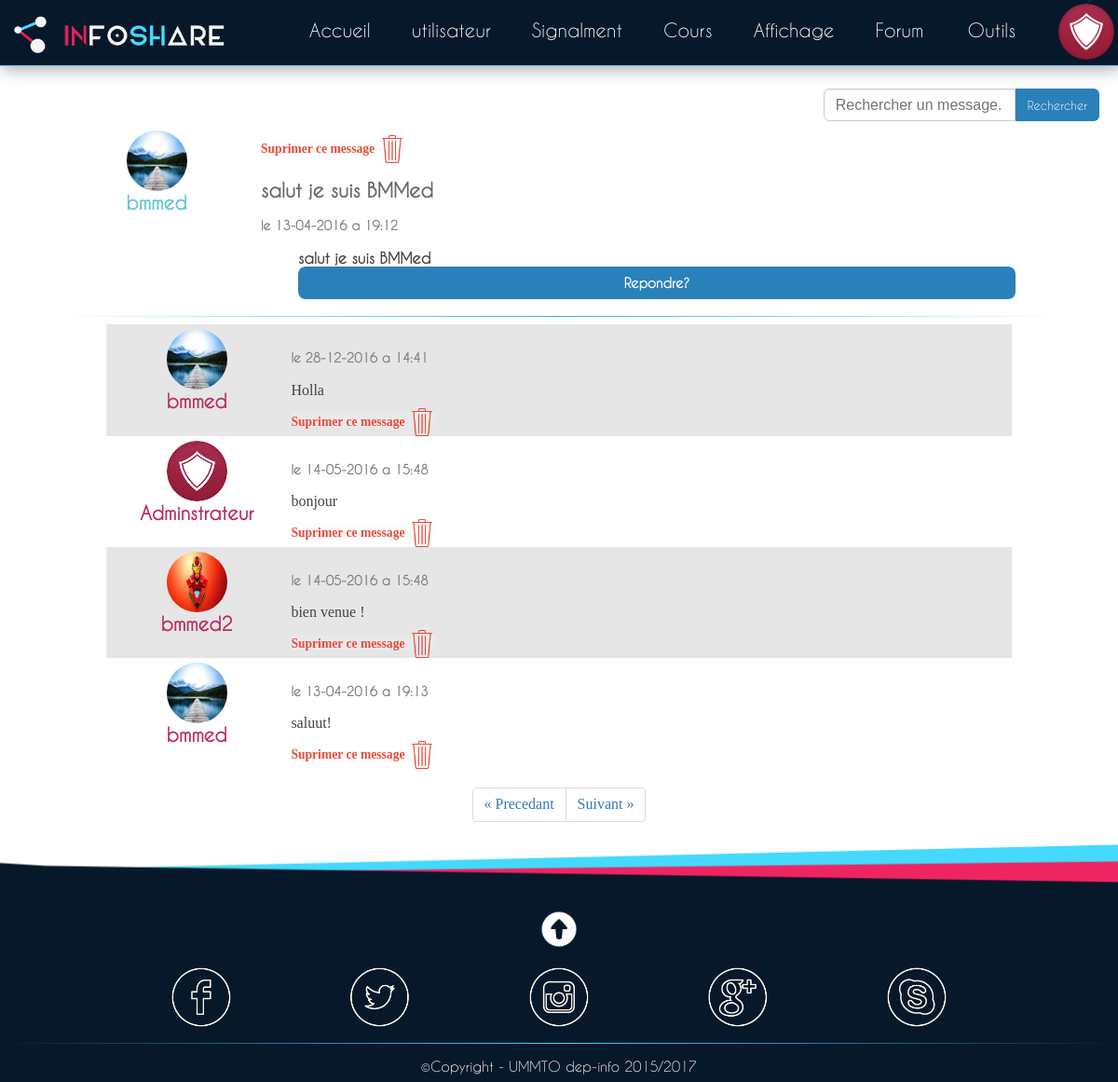
Page /admin/forum_admin/forum_reponce.php?id_msg=30 on the committed database.
### tables this page shows
CREATE TABLE `user` (
  `user_id` int(11) NOT NULL AUTO_INCREMENT,
  `user_pseudo` varchar(30) NOT NULL,
  `user_nom` varchar(50) NOT NULL,
  `user_prenom` varchar(50) NOT NULL,
  `user_date_nais` date NOT NULL,
  `user_sexe` char(1) NOT NULL,
  `user_annee_univ` varchar(2) NOT NULL,
  `user_email` varchar(50) NOT NULL,
  `user_m_p` varchar(250) NOT NULL,
  `user_img_path` varchar(100) NOT NULL,
  `user_date_insc` datetime NOT NULL,
  PRIMARY KEY (`user_id`),
  UNIQUE KEY `user_pseudo` (`user_pseudo`,`user_email`,`user_img_path`),
  KEY `user_id` (`user_id`)
);

CREATE TABLE `msg` (
  `msg_id` int(11) NOT NULL AUTO_INCREMENT,
  `msg_user_id` int(11) NOT NULL,
  `msg_user_pseudo` varchar(50) NOT NULL,
  `msg_date_pub` datetime NOT NULL,
  `msg_titre` varchar(255) NOT NULL,
  `msg_texte` text NOT NULL,
  PRIMARY KEY (`msg_id`),
  KEY `msg_user_id` (`msg_user_id`),
  KEY `msg_id` (`msg_id`)
);

CREATE TABLE `rep_msg` (
  `rep_id` int(11) NOT NULL AUTO_INCREMENT,
  `rep_user_id` int(11) NOT NULL,
  `rep_user_pseudo` varchar(50) NOT NULL,
  `rep_msg_id` int(11) NOT NULL,
  `rep_date_pub` datetime NOT NULL,
  `rep_texte` text NOT NULL,
  PRIMARY KEY (`rep_id`),
  KEY `rep_msg_id` (`rep_msg_id`),
  KEY `rep_msg_id_2` (`rep_msg_id`)
);

### public_html/admin/forum_admin/forum_reponce.php (the view, shortened to what this page needs)
<!DOCTYPE html>
<html>
  <head>
    <link rel="stylesheet" href="../../css/gle/gle.css">
    <link rel="stylesheet" 	 media="only screen and (min-width:901px) "		 			 href="../../css/gle/gle_large.css">
    <link rel="stylesheet"   media="only screen and (min-width:601px) and (max-width:900px)" href="../../css/gle/gle_medium.css">
    <link rel="stylesheet"   media="only screen and (min-width:100px) and (max-width:600px)" href="../../css/gle/gle_small.css">
    <link rel="stylesheet" href="./css/forum.css">
    <link rel="stylesheet" href="../css_admin/utilisateur.css">
    <link rel="stylesheet" href="./css/forum_rep.css">
  </head>
  <body>
    <?php
include('./page_element/header01.php');
    ?>
    <?php
include('./page_element/box_user.php');
    ?>
    <div class="contenaire_milieu">
      <div class="contenair_forum_rech" >
        <form action="./forum_admin.php" method="get">
          <input type="text" name="txt_rech" class="champ_rech" placeholder="Rechercher un message...">
          <input type="submit" value="Rechercher" class="btn_rech">
        </form>
      </div>
      <div class="contenair_msg">
        <?php
if(isset($_GET['id_msg'])){
  $msg_id=$_GET['id_msg'];
  include('../php_server_admin/cnx_db.php');
  $msg_all=$bdd->query("SELECT *  FROM msg WHERE msg_id='$msg_id'");
  $msg_unit=$msg_all->fetch();
  $id_user=$msg_unit['msg_user_id'];
  $user_all=$bdd->query("SELECT *  FROM user WHERE user_id='$id_user'" );
  $user_unit=$user_all->fetch();
  $date = date_create($msg_unit['msg_date_pub']);
  if($id_user==-1){$img='/img/admin.png';}
  else $img=$user_unit['user_img_path'];
  echo('<div class="msg_item res_dif">
          <div class="msg_info">
            <img src="../..' .$img.'">
            <h2 class="msg_user">' .$msg_unit['msg_user_pseudo'].'</h2>
          </div>
          <div class="msg">
                                <div class="contenaire_sup">
              <div class="slide_sup">
                <h2>Suprimer ce message</h2>
                <img src="../../img/close.png">
              </div>
              <div class="box_sup">
                <h3>Voulez vous vraiment suprimer ce message ?</h3>
                <div class="btn_sup_oui">
                  <img src="../../img/oui.png">
                  <h2>OUI</h2>
                </div>
                <div class="btn_sup_non">
                  <img src="../../img/non.png">
                  <h2>NON</h2>
                </div>
              </div>
              <div class="box_sup_valide">
                <form method="post" action="../php_server_admin/sup_msg.php" class="form_sup">
                  <input type="hidden" value="'.$msg_unit['msg_id'].'" name="sup_id" >
                  <input type="submit" value="suprimer">
                </form>
              </div>
            </div>
            <h2 class="msg_titre">'.$msg_unit['msg_titre'].'</h2>
            <h4 class="msg_date">le '.date_format($date, 'd-m-Y').' a '.date_format($date, 'H:i').'</h4>
            <div class="detail_msg">
              <p class="msg_cont">' .$msg_unit['msg_texte'].' </p>
              <div class="btn_rep">
                <h2>Repondre?</h2>
              </div>
              <div class="rep_form">
                <input type="hidden" value="' .$msg_unit['msg_id'].'" name="id_msg" id="id_msg">
                <textarea rows="3"  name="reponce" placeholder="Votre reponce..." class="reponce"></textarea>
                <input type="submit" value="Repondre" class="btn_repondre">
              </div>
            </div>
          </div>
          <hr class="ligne_fin">
        </div>
');
}
else
{
  echo('pas de message ');
}
        ?>
      </div>
      <div class="contenair_rep">
        <?php
include('../php_server_admin/rech_rep.php');
        ?>
      </div>
      <?php
include('../page_element_admin/pagin.php');
      ?>
    </div>
    <?php
include('./page_element/footer.php');
    ?>
  </body>
</html>

### public_html/admin/php_server_admin/rech_rep.php (shortened to what this page needs)
<?php
	$nbr_p_page=8;
	if(!isset($_GET['page'])){
		$debut=0;
	}
	else
	{
		$debut=($_GET['page']-1)*($nbr_p_page);
		$page=$_GET['page'];
	}
  $msg_id=$_GET['id_msg'];
include('cnx_db.php');
  $rep_all=$bdd->query("SELECT *  FROM rep_msg WHERE rep_msg_id='$msg_id'  ORDER BY  `rep_date_pub` DESC  LIMIT $debut ,$nbr_p_page");
while($rep_unit=$rep_all->fetch())
{
  $date = date_create($rep_unit['rep_date_pub']);
  $id_user=$rep_unit['rep_user_id'];
  $user_all=$bdd->query("SELECT *  FROM user WHERE user_id='$id_user'" );
  $user_unit=$user_all->fetch();
         if($id_user==-1){$img='/img/admin.png';}
  else $img=$user_unit['user_img_path'];
  echo('
          <div class="rep_item res_dif">
            <div class="rep_info">
              <img src="../..' .$img.'">
              <h2 class="msg_user">' .$rep_unit['rep_user_pseudo'].'</h2>
            </div>
            <div class="rep">
            <h4 class="msg_date">le '.date_format($date, 'd-m-Y').' a '.date_format($date, 'H:i').'</h4>
                <p class="rep_cont"> ' .$rep_unit['rep_texte'].' </p>
                      <div class="contenaire_sup">
              <div class="slide_sup">
                <h2>Suprimer ce message</h2>
                <img src="../../img/close.png">
              </div>
              <div class="box_sup">
                <h3>Voulez vous vraiment suprimer ce message ?</h3>
                <div class="btn_sup_oui">
                  <img src="../../img/oui.png">
                  <h2>OUI</h2>
                </div>
                <div class="btn_sup_non">
                  <img src="../../img/non.png">
                  <h2>NON</h2>
                </div>
              </div>
              <div class="box_sup_valide">
                <form method="post" action="../php_server_admin/sup_rep.php" class="form_sup">
                  <input type="hidden" value="'.$rep_unit['rep_id'].'" name="sup_id" >
                  <input type="hidden" value="'.$msg_id.'" name="msg_id" >
                  <input type="submit" value="suprimer">
                </form>
              </div>
            </div>
            </div>
          </div>
');
}
?>

### public_html/css/gle/gle.css (style rules this page uses)
body { background-color: #fff; margin: 0px; padding: 0px; }
.contenaire_milieu { padding-top: 20px; }
.ligne_fin { margin-top: 18px; border: 0; height: 1px; background-color: #fff; background-image: linear-gradient(left, rgba(0,0,0,0), rgb(37, 183, 211), rgba(0,0,0,0)); background-image: -webkit-linear-gradient(left, rgba(0,0,0,0), rgb(37, 183, 211), rgba(0,0,0,0)); background-image: -moz-linear-gradient(left, rgba(0,0,0,0), rgb(37, 183, 211), rgba(0,0,0,0)); }

### public_html/admin/forum_admin/css/forum.css (style rules this page uses)
.msg_info img { border-radius: 50px; }
.contenair_forum_rech { text-align: right; text-align: -webkit-right; text-align: -moz-right; margin: 5px 20px; }
.contenair_forum_rech .champ_rech { display: inline-block; vertical-align: middle; width: 180px; height: 33px; padding: 0 12px; margin-right: -4px; margin-left: 5px; font-size: 1em; line-height: 1.42857143; color: #555; background-color: #fff; background-image: none; border: 1px solid #ccc; border-radius: 6px 0 0 6px; -webkit-box-shadow: inset 0 1px 1px rgba(0, 0, 0, .075); box-shadow: inset 0 1px 1px rgba(0, 0, 0, .075); -webkit-transition: border-color ease-in-out .15s, -webkit-box-shadow ease-in-out .15s; -o-transition: border-color ease-in-out .15s, box-shadow ease-in-out .15s; transition: border-color ease-in-out .15s, box-shadow ease-in-out .15s; }
.contenair_forum_rech .btn_rech { height: 35px; padding: 0 13px; border: 0; border-radius: 0 6px 6px 0; background-color: #2A81BA; color: white; font-size: 0.8em; font-family: "Caviar Dreams"; vertical-align: middle; }
.contenair_msg { width: 90%; margin: auto; }
.msg_item { width: 100%; border-radius: 5px; }
.msg_info { display: inline-block; vertical-align: top; padding: 5px 0; width: 20%; text-align: center; text-align: -webkit-center; text-align: -moz-center; }
.msg_info img { width: 65px; margin: 0; display: block; }
.msg_info h2 { margin: 0; display: block; color: #5EC3D6; font-size: 1.25em; text-decoration: none; font-family: "Caviar Dreams"; font-weight: bolder; }
.msg { width: 75%; margin-top: 10px; display: inline-block; }
.msg_titre { color: #676767; font-size: 1.3em; font-family: "Caviar Dreams"; }
.msg_date { color: #818181; font-size: 0.85em; font-family: "Caviar Dreams"; }
.detail_msg { padding-left: 40px; }
.msg_cont { color: #424242; font-size: 1em; margin: 0; text-align: justify; font-family: "Caviar Dreams"; font-weight: bold; }
.btn_rep { border: 0; border-radius: 8px; background-color: #2A81BA; font-family: "Caviar Dreams"; padding: 9px 28px; text-align: center; margin: auto; }
.btn_rep h2 { margin: 0; color: #FFFFFF; font-size: 0.9em; }

### public_html/admin/css_admin/utilisateur.css (style rules this page uses)
.contenaire_sup { height: auto; background-color: rgba(241, 241, 241, 0.18); float:none; display: inline; position:inherit; text-align: center; }
.slide_sup { text-align: right; display: inline-block; }
.slide_sup h2 { margin: 0; color: #E74C3C; font-size: 0.85em; display: inline; vertical-align: middle; }
.slide_sup img { width: 30px; vertical-align: middle; }

### public_html/admin/forum_admin/css/forum_rep.css (style rules this page uses)
.msg_info img { border-radius: 50px; }
.contenair_rep { width: 90%; margin: auto; }
.contenair_rep .rep_item { width: 90%; margin-left: 5%; }
.contenair_rep .rep_info { display: inline-block; vertical-align: top; padding: 5px 0; width: 20%; text-align: center; text-align: -webkit-center; text-align: -moz-center; word-wrap: break-word; }
.contenair_rep .rep_info img { width: 65px; margin: 0; display: block; border-radius: 50px; }
.contenair_rep .rep_info h2 { margin: 0; display: block; color: #BA2A5E; font-size: 1.25em; text-decoration: none; font-family: "Caviar Dreams"; font-weight: bolder; }
.contenair_rep .rep { width: 75%; margin-top: 10px; display: inline-block; }
.rep_cont { color: #424242; font-size: 1em; margin: 10px 0; text-align: justify; }

### rows in the picture
user: user_img_path (picture)
msg: msg_user_pseudo "bmmed", msg_titre "salut je suis BMMed", msg_date_pub "13-04-2016", msg_date_pub "19:12", msg_texte "salut je suis BMMed"
rep_msg: user.user_img_path (picture), rep_user_pseudo "bmmed", rep_date_pub "28-12-2016", rep_date_pub "14:41", rep_texte "Holla"
rep_msg: shows a picture, rep_user_pseudo "Adminstrateur", rep_date_pub "14-05-2016", rep_date_pub "15:48", rep_texte "bonjour"
rep_msg: user.user_img_path (picture), rep_user_pseudo "bmmed2", rep_date_pub "14-05-2016", rep_date_pub "15:48", rep_texte "bien venue !"
rep_msg: user.user_img_path (picture), rep_user_pseudo "bmmed", rep_date_pub "13-04-2016", rep_date_pub "19:13", rep_texte "saluut!"
